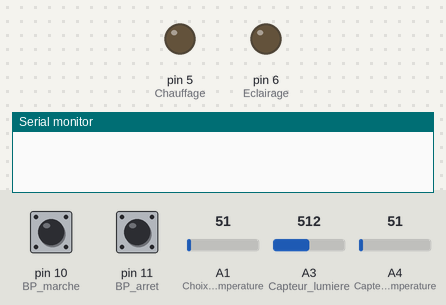
A sketch run on a simulated Arduino Uno, built with avr-gcc and run on an emulated ATmega328P. Parts: output pins drawn as LEDs (lit = HIGH), the last lines printed to the serial monitor. The test bench sets the inputs (shaded band); at power-on: pin 10 (BP_marche) HIGH, A3 (Capteur_lumiere) = 512, A4 (Capteur_temperature) = 51, pin 11 (BP_arret) HIGH, A1 (Choix_temperature) = 51.

Above: at 1.2 s.
1.3 s: pin 10 (BP_marche) pulled LOW for 0.15 s
At 2.5 s:
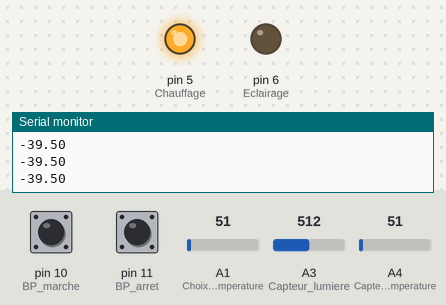
2.9 s: A3 (Capteur_lumiere) set to 483
At 4.0 s:
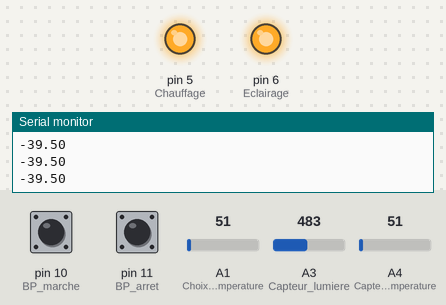
4.4 s: A4 (Capteur_temperature) set to 142
5.9 s: A4 (Capteur_temperature) set to 166
At 6.4 s:
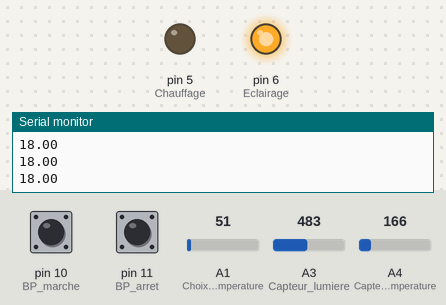
7.4 s: A4 (Capteur_temperature) set to 112
At 8.6 s:
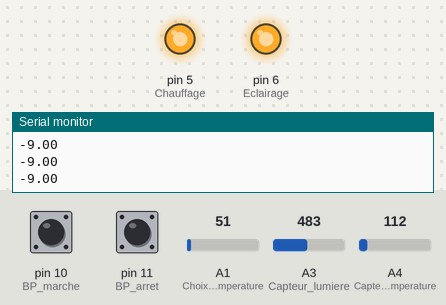
8.9 s: A4 (Capteur_temperature) set to 163
At 9.9 s:
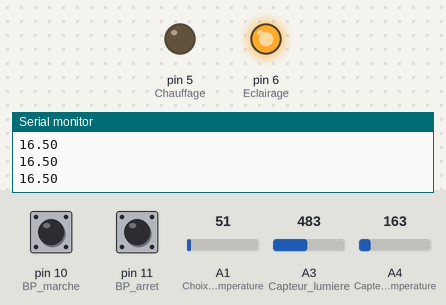
Timing chart, 0 to 11.4 s (numbered marks = the images above; inputs shaded):
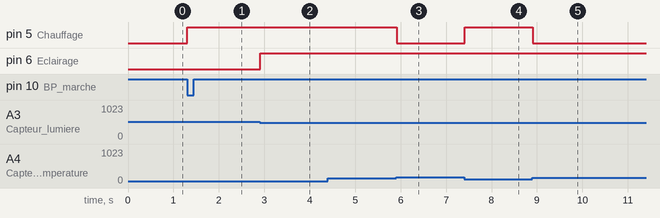

The sketch:

regulation_serre.ino
```cpp
#define BP_marche 10
#define BP_arret 11
#define Choix_temperature A1 // potentiomètre
#define Capteur_temperature A4
#define Capteur_lumiere A3
#define Chauffage 5
#define Eclairage 6

boolean etatBP_marche = false; // température de consigne
boolean etatBP_arret = false; // régulation

int fader = 0; // potentiomètre pour température
int temperature = 0; // température à régler dans la serre
int lux = 0; // lumière

float capt = 0;
float tension = 0;
float temp = 0;

void setup() {
  Serial.begin(9600);
  pinMode(BP_arret, INPUT_PULLUP);
  pinMode(BP_marche, INPUT_PULLUP);
  pinMode(Choix_temperature, INPUT_PULLUP);
  pinMode(Capteur_temperature,INPUT_PULLUP);
  pinMode(Capteur_lumiere, INPUT_PULLUP);
  pinMode(Chauffage, OUTPUT);
  pinMode(Eclairage, OUTPUT);
}

void loop() {
  do {
    etatBP_marche = digitalRead(BP_marche);
    // Serial.println("Régler la température de consigne");
    fader = analogRead(Choix_temperature); // fader 10-1023
    temperature = map(fader, 10, 1023, 10, 50);
    // Serial.println(temperature);
  } while(etatBP_marche == 1);

  do {
    etatBP_arret = digitalRead(BP_arret);
    // Serial.println("La température est en mode régulation");

    capt = analogRead(Capteur_temperature);
    temp = capt / 2 - 65;
    // Serial.println(temp);

    // fader = analogRead(Choix_temperature); // fader 10-1023
    // temperature = map(fader, 10, 1023, 10, 50);

    Serial.print(temp);
    Serial.write("\n");

    if (temp < temperature) {
      digitalWrite(Chauffage, HIGH);
      // Serial.println("Chauffage activé");
    } else {
      digitalWrite(Chauffage, LOW);
      // Serial.println("Chauffage désactivé");
    }

    lux = analogRead(Capteur_lumiere);
    if (lux < 500) {
      digitalWrite(Eclairage, HIGH);
      // Serial.println("Eclairage activé");
    } else {
      digitalWrite(Eclairage, LOW);
      // Serial.println("Eclairage désactivé");
    }

  } while(etatBP_arret == 1);
}
```

Measured:
- the behaviour switches between 500 and 499 on A3 (Capteur_lumiere) (found by bisection; images 1 and 2)
- the behaviour switches between 151 and 152 on A4 (Capteur_temperature) (found by bisection; images 2 and 3)
- after the input at 1.3 s, pin 5 (Chauffage): LOW → HIGH at once
- after the input at 2.9 s, pin 6 (Eclairage): LOW → HIGH at once
- after the input at 5.9 s, pin 5 (Chauffage): HIGH → LOW at once
- after the input at 7.4 s, pin 5 (Chauffage): LOW → HIGH at once
- after the input at 8.9 s, pin 5 (Chauffage): HIGH → LOW at once
